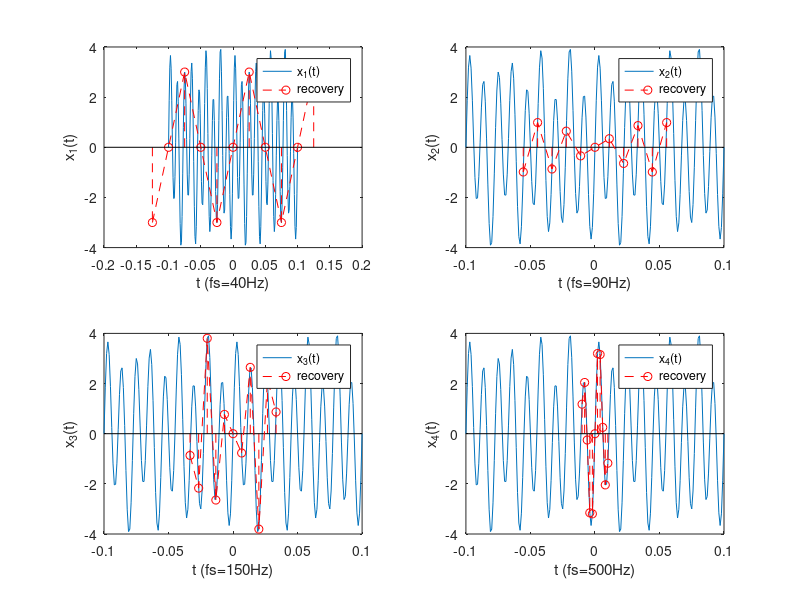

This figure's MATLAB source:
set(0,'defaultfigurecolor','w');
close
t=-0.1:0.001:0.1;
x_t=sin(2*pi*40*t)+3*sin(2*pi*90*t);
n=-5:5;


fs=40;
xs=sin(2*pi*40*n/fs)+3*sin(2*pi*90*n/fs);
subplot(2,2,1);
plot(t,x_t);
hold on;
stem(n/fs,xs,'r--');
plot(n/fs,xs,'r--');
xlabel('t (fs=40Hz)');
ylabel('x_1(t)');
legend('x_1(t)','recovery');


fs=90;
xs=sin(2*pi*40*n/fs)+3*sin(2*pi*90*n/fs);
subplot(2,2,2);
plot(t,x_t);
hold on;
stem(n/fs,xs,'r--');
plot(n/fs,xs,'r--');
xlabel('t (fs=90Hz)');
ylabel('x_2(t)');
legend('x_2(t)','recovery');



fs=150;
xs=sin(2*pi*40*n/fs)+3*sin(2*pi*90*n/fs);
subplot(2,2,3);
plot(t,x_t);
hold on;
stem(n/fs,xs,'r--');
plot(n/fs,xs,'r--');
xlabel('t (fs=150Hz)');
ylabel('x_3(t)');
legend('x_3(t)','recovery');


fs=500;
xs=sin(2*pi*40*n/fs)+3*sin(2*pi*90*n/fs);
subplot(2,2,4);
plot(t,x_t);
hold on;
stem(n/fs,xs,'r--');
plot(n/fs,xs,'r--');
xlabel('t (fs=500Hz)');
ylabel('x_4(t)');
legend('x_4(t)','recovery');




